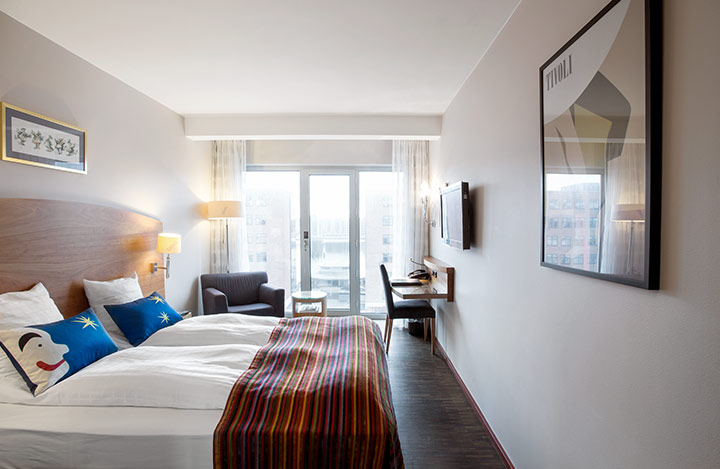
#> input picture Project-4th/project fourth semester/hor/SimpleOnline_HotelReserv PHP/HOR/images/1.jpg, 720 x 469 px, found by its file name
$ jupyter execute --allow-errors khom_171347_Lab3_Report.ipynb
#> lines starting #> are read from the running program, lines starting #| are printed output that depends on the picture
<a href="https://colab.research.google.com/github/KhomZ/k/blob/master/khom_171347_Lab3_Report.ipynb" target="_parent"></a>

# Lab 3 Report

```
Submitted By:
Name: Khom Raj Thapa Magar
Sem: VII
Year: IV
Roll: 171347
Department of Computer Engineering(Day)
Nepal College of Information Technology(NCIT)
```

```
Submitted To:
Instructor: Basanta Joshi
```

**Tasks to be performed**
1. Perform  DFT of an image and plot magnitude and phase
2. Perform low pass filtering ( you can either use your know function or builtin function for calculating FFT/DFT).
3. Perform high pass filtering ( you can either use your know function or builtin function for calculating FFT/DFT).
4. Compare low and high pass filtering results using 3 types of filter function

## Requirements

1.   Python
2.   OpenCV
3.   Numpy
4.   Matplotlib
5.   Math

1. Python:

Python is a high-level, general-purpose and a very popular programming language. Python programming language (lates Python 3) is being used in web development, Machine Learning applications, along with all cutting edge technology in Software Industry. Python Programming Language is very well suited for Beginners, also for experienced programmers with other programming languages like C++ and Java.

2. OpenCV:

OpenCV is a huge-source library for Computer Vision, Machine Learning, and Image Processing. OpenCV supports a wide variety of programming languages like Python, C++, Java, etc. It can process images and videos to identify objects, faces, or even the handwriting of a human. When it is integrated with various libraries, such as Numpy which is a highly optimized library for numerical operations.

3. Numpy:

Numpy is a general-purpose array-processing package. It provides a high-performance multidimensional array object, and tools for working with these arrays. It is the fundamental package for scientific computing with Python.
Besides its obvious scientific uses, Numpy can also be used as an efficient multi-dimensional container of generic data.

4. Matplotlib

Matplotlib is an amazing visualization library in Python for 2D plots of arrays. Matplotlib is a multi-platform data visualization library built on NumPy arrays and designed to work with the broader SciPy stack. It was introduced by John Hunter in the year 2002.

One of the greatest benefits of visualization is that it allows us visual access to huge amounts of data in easily digestible visuals. Matplotlib consists of several plots like line, bar, scatter, histogram etc.

5. Math Module

Sometimes when working with some kind of financial or scientific projects it becomes necessary to implement mathematical calculations in the project. Python provides the math module to deal with such calculations. Math module provides functions to deal with both basic operations such as addition(+), subtraction(-), multiplication(*), division(/) and advance operations like trigonometric, logarithmic, exponential functions.

# Discrete Fourier Transform(DFT)

Digital images are now part of our daily life. People can hardly live without it. Therefore, digital image processing becomes more and more important these days.

Here, I'll talk about how to utilize Fast Fourier Transformation in digital image processing, and how to implement it in Python. The process is as following:

1. Implement Fast Fourier Transformation to transform gray scaled image into frequency.

2. Visualize and Centralize zero-freqency component.

3. Apply low/high pass filter to filter frequencies

4. Decentralize

5. Implement inverse Fast Fourier Transformation to generate image data.

## DFT of an Image

[cell 1]
# FFT and DFT implementation
import numpy as np
import cv2
from matplotlib import pyplot as plt

[cell 2]
img = cv2.imread('1.jpg',0)
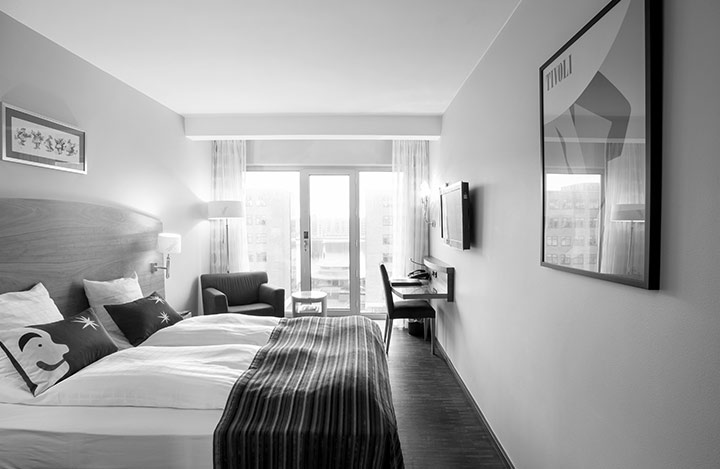
#> img: shape (469, 720); min 0, max 255, mean 160.6

img_float32 = np.float32(img)

dft = cv2.dft(img_float32, flags = cv2.DFT_COMPLEX_OUTPUT)
dft_shift = np.fft.fftshift(dft)

magnitude_spectrum = 20*np.log(cv2.magnitude(dft_shift[:,:,0],dft_shift[:,:,1]))
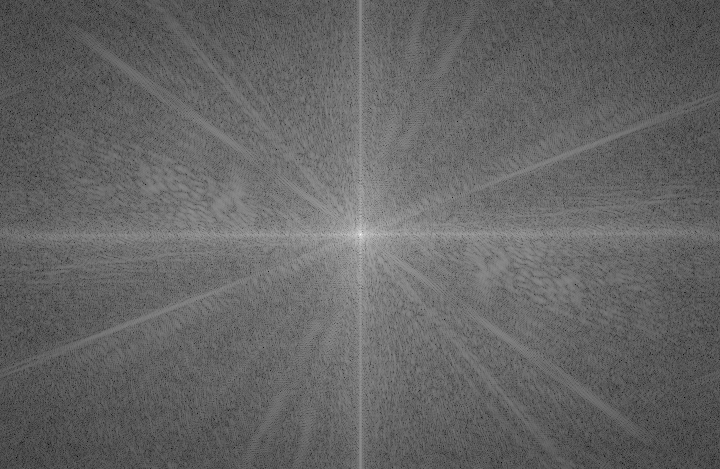
#> magnitude_spectrum: shape (469, 720) float32; min 28.05, max 356.2, mean 158.2; drawn with min black and max white

plt.subplot(121),plt.imshow(img, cmap = 'gray')
plt.title('Input Image'), plt.xticks([]), plt.yticks([])

plt.subplot(122),plt.imshow(magnitude_spectrum, cmap = 'gray')
plt.title('Magnitude Spectrum'), plt.xticks([]), plt.yticks([])


plt.show()
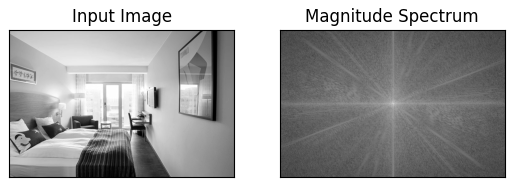
#> figure drawn by matplotlib, 2 panels

$ run again, with Project-4th/project fourth semester/hor/SimpleOnline_HotelReserv PHP/HOR/images/2.jpg copied over Project-4th/project fourth semester/hor/SimpleOnline_HotelReserv PHP/HOR/images/1.jpg
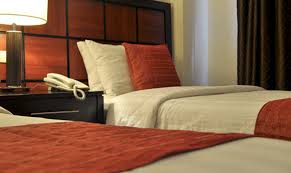
#> input picture Project-4th/project fourth semester/hor/SimpleOnline_HotelReserv PHP/HOR/images/2.jpg, 291 x 173 px, found by its file name
#> `magnitude_spectrum = 20*np.log(cv2.magnitude(dft_shift[:,:,0],dft_shif..`:
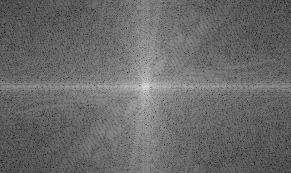
#> magnitude_spectrum: shape (173, 291) float32; min 23.5, max 309.6, mean 142.7; drawn with min black and max white
#> `plt.show()`:
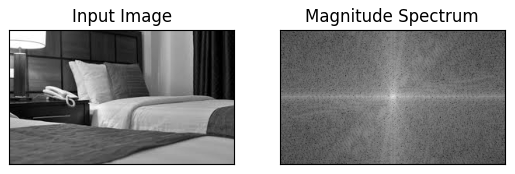
#> figure drawn by matplotlib, 2 panels

$ run again, with Project-4th/project fourth semester/hor/SimpleOnline_HotelReserv PHP/HOR/images/3.jpg copied over Project-4th/project fourth semester/hor/SimpleOnline_HotelReserv PHP/HOR/images/1.jpg
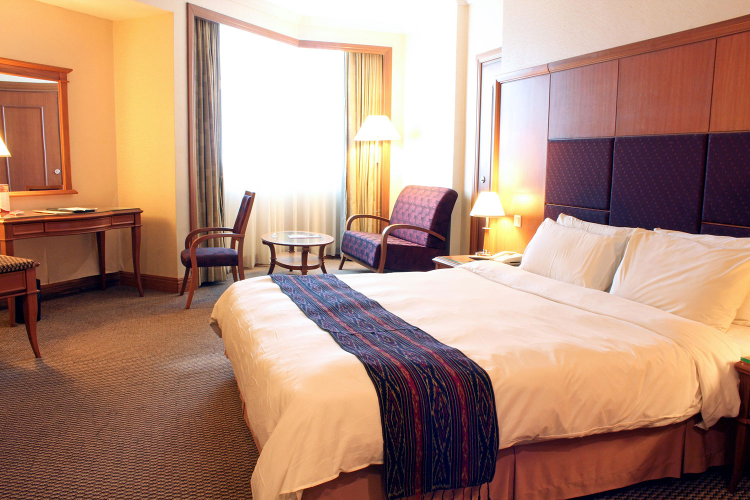
#> input picture Project-4th/project fourth semester/hor/SimpleOnline_HotelReserv PHP/HOR/images/3.jpg, 1500 x 1000 px, found by its file name (shown at 1/2 size)
#> `magnitude_spectrum = 20*np.log(cv2.magnitude(dft_shift[:,:,0],dft_shif..`:
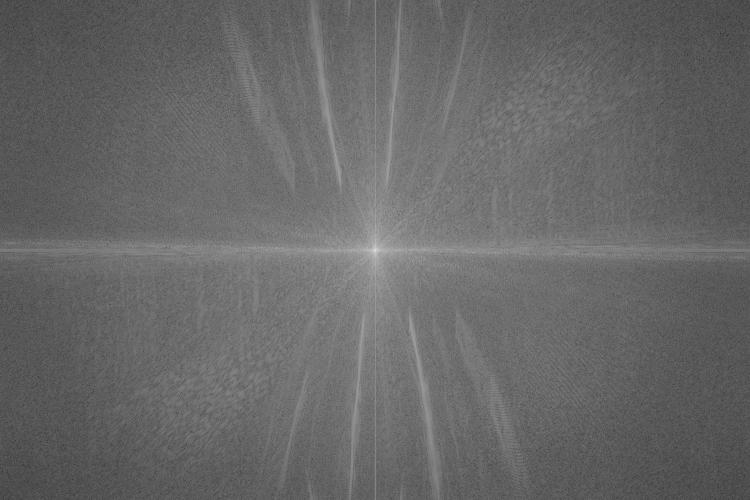
#> magnitude_spectrum: shape (1000, 1500) float32 (shown at 1/2 size); min 28.41, max 384.6, mean 173.3; drawn with min black and max white
#> `plt.show()`:
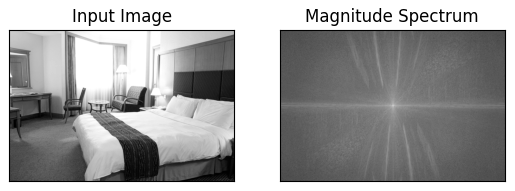
#> figure drawn by matplotlib, 2 panels

$ run again, with Project-4th/project fourth semester/hor/SimpleOnline_HotelReserv PHP/HOR/images/4.jpg copied over Project-4th/project fourth semester/hor/SimpleOnline_HotelReserv PHP/HOR/images/1.jpg
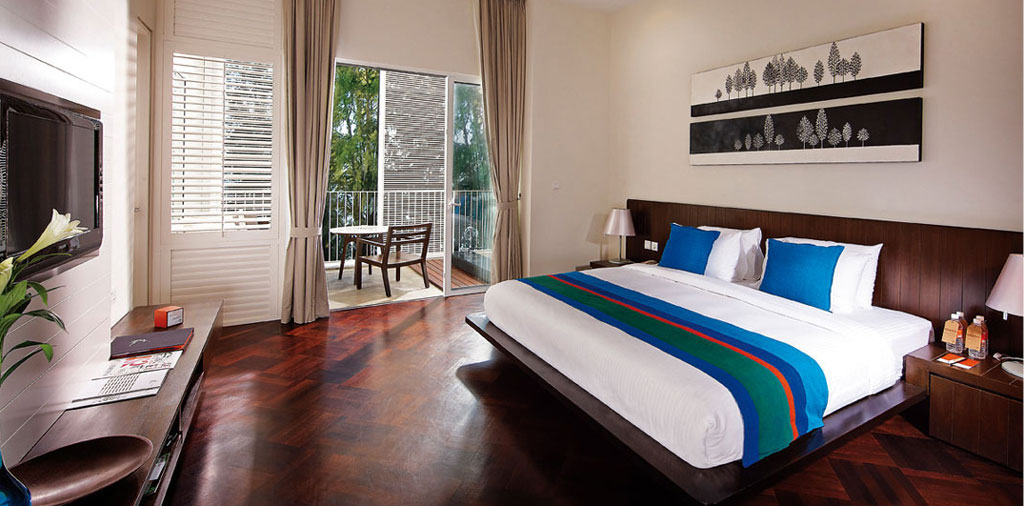
#> input picture Project-4th/project fourth semester/hor/SimpleOnline_HotelReserv PHP/HOR/images/4.jpg, 1024 x 506 px, found by its file name
#> `magnitude_spectrum = 20*np.log(cv2.magnitude(dft_shift[:,:,0],dft_shif..`:
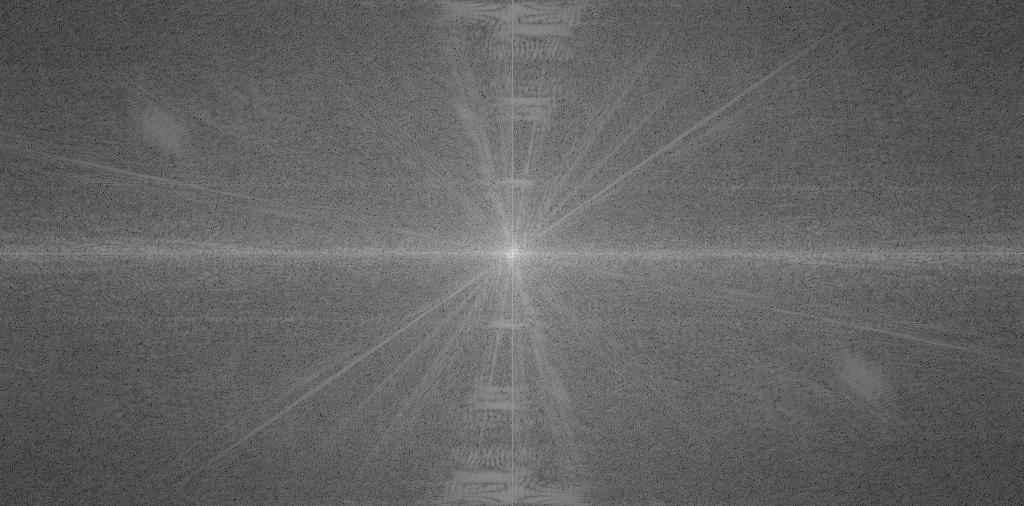
#> magnitude_spectrum: shape (506, 1024) float32; min 49.85, max 359.8, mean 170.9; drawn with min black and max white
#> `plt.show()`:
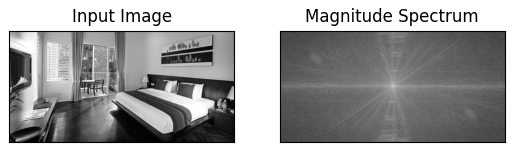
#> figure drawn by matplotlib, 2 panels
